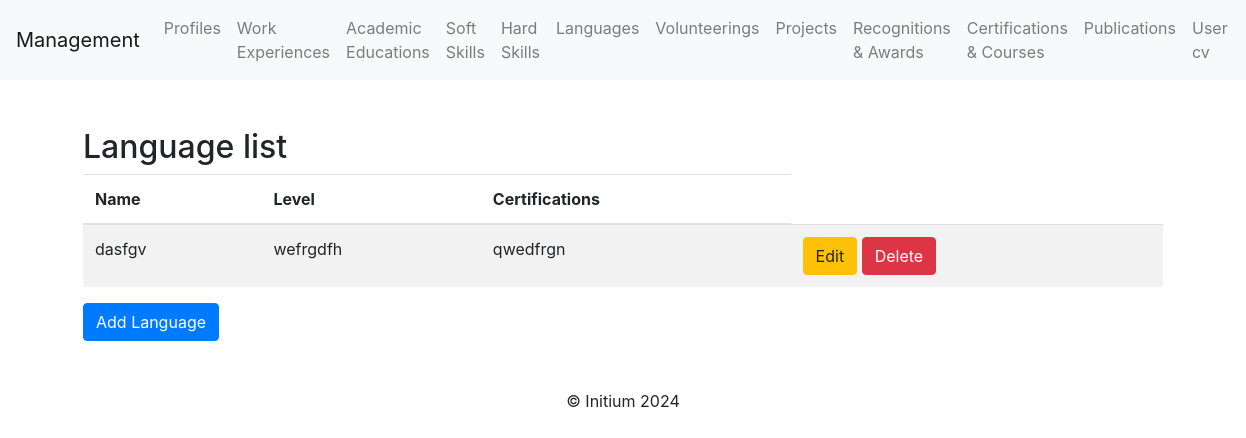
Page /languages/ on the committed database.
### profile_cv/models.py (models this page shows, shortened)
class LanguageUser(models.Model):
    language = models.ForeignKey("Language", on_delete=models.CASCADE)  # Name of the language
    level = models.CharField(max_length=50)  # Proficiency level of the language
    certifications = models.TextField(blank=True, null=True)  # Optional certifications

class Language (models.Model):
    name_language = models.CharField(max_length=100)  # Name of the language
    def __str__(self):
        return self.name_language

### profile_cv/views.py (the view)
# urls.py: path('languages/', language_list, name='language_list'),
def language_list(request):
    languages = LanguageUser.objects.all()
    return render(request, "language/language_list.html", {"languages": languages})

### profile_cv/templates/language/language_list.html (shortened to what this page needs)
{% extends 'base.html' %}
{% block content %}
<div class="container mt-5">
    <h2>Language list</h2>
    <table class="table table-striped">
        <thead>
            <tr>
                <th>Name</th>
                <th>Level</th>
                <th>Certifications</th>
            </tr>
        </thead>
        <tbody>
            {% for language in languages %}
            <tr>
                <td>{{ language.language }}</td>
                <td>{{ language.level }}</td>
                <td>{{ language.certifications }}</td>
                <td>
                    <a class="btn btn-warning" href="{% url 'language_update' language.pk %}">Edit</a>
                    <a class="btn btn-danger" href="{% url 'language_delete' language.pk %}">Delete</a>
                </td>
            </tr>
            {% empty %}
            <tr>
                <td colspan="4">No language found.</td>
            </tr>
            {% endfor %}
        </tbody>
    </table>
    <a class="btn btn-primary" href="{% url 'language_create' %}">Add Language</a>
</div>
{% endblock %}

### rows in the picture
LanguageUser: language "dasfgv", level "wefrgdfh", certifications "qwedfrgn"
